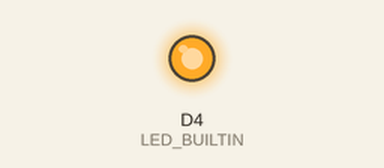
Bench run of a sketch on a simulated ESP8266 (NodeMCU). Shown: output pins drawn as LEDs (lit = HIGH, except the on-board LED, lit = LOW). WiFi joins after 1.5 s; servers stay silent unless stated.

Above: at 0.1 s.
Timing chart, 0 to 3.1 s (numbered marks = the images above):
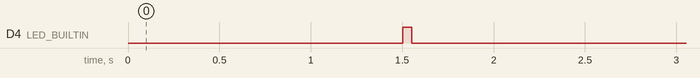

The sketch:

testing.ino
```cpp
#include <ESP8266WiFi.h>
#include <ESP8266mDNS.h>
#include<SPI.h>
#include<MFRC522.h>

#define RST_PIN D3
#define SS_PIN D8

MFRC522 rfid(SS_PIN, RST_PIN);

const char* ssid = "";
const char* password = "";

WiFiServer server(4444);


void setup()
{
  pinMode(LED_BUILTIN, OUTPUT);
  digitalWrite(LED_BUILTIN, HIGH);
  WiFi.begin(ssid, password);
  while (WiFi.status() != WL_CONNECTED)
  {
    digitalWrite(LED_BUILTIN, LOW);
    delay(500);
    digitalWrite(LED_BUILTIN, HIGH);
  }

  MDNS.begin("writer4");
  server.begin();
  SPI.begin();
  rfid.PCD_Init();
  digitalWrite(LED_BUILTIN, LOW);
}


void loop()
{
  String uid = "";
  MDNS.update();
  rfid.PCD_Init();
  WiFiClient client = server.available();
  if (client)
  {

    if (client.connected())
    {

      if (!rfid.PICC_IsNewCardPresent())
      {
        client.print("FAILED");
      }
      else if (! rfid.PICC_ReadCardSerial())
      {
        client.print("FAILED");

      }
      else{
        for(int i=0;i<4;i++)uid.concat(String(rfid.uid.uidByte[i], HEX));
        client.print(uid);
      }
      client.stop();
    }
  }
 rfid.PICC_HaltA();
}
```
